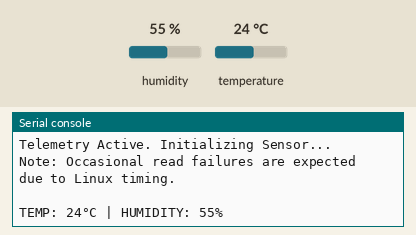
A program run on a simulated CircuitPython board. Shown: the last lines printed to the serial console. The inputs (shaded band) are chosen by the test bench; at power-on: humidity 55 %, temperature 24 °C.

Above: at 1.2 s.
1.3 s: humidity set to 22 %
At 2.9 s:
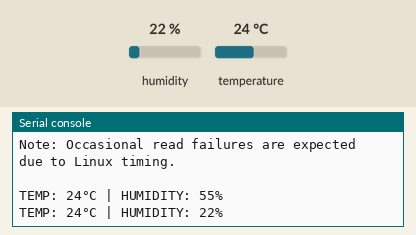
4.3 s: temperature set to 12 °C
At 5.3 s:
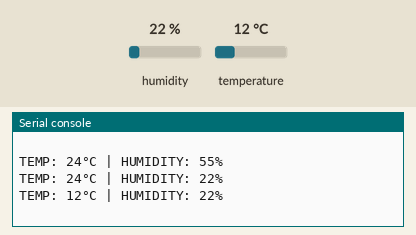
7.3 s: humidity set to 40 %
At 10.1 s:
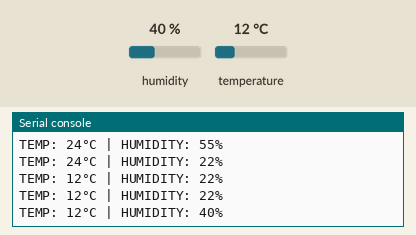
Timing chart, 0 to 11.6 s (numbered marks = the images above; inputs shaded):
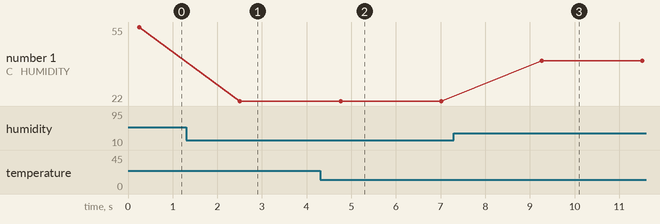

The program:

dht_telemetry.py
```python
import time
import board
import adafruit_dht

# Initialize the DHT11 device on GPIO 4
# Using board.D4 maps directly to physical pin 7
dhtDevice = adafruit_dht.DHT11(board.D4)

print("Telemetry Active. Initializing Sensor...")
print("Note: Occasional read failures are expected due to Linux timing.\n")

try:
    while True:
        try:
            # Attempt to pull telemetry data
            temperature_c = dhtDevice.temperature
            humidity = dhtDevice.humidity

            # Print the validated data
            print(f"TEMP: {temperature_c}°C | HUMIDITY: {humidity}%")

        except RuntimeError as error:
            # This catches the pulse-width timing failures
            # Professional systems log the error and continue, they do not crash.
            print(f"Read Fault: {error.args[0]} - Retrying...")
            time.sleep(2.0)
            continue

        except Exception as error:
            # Fatal errors force a safe shutdown of the sensor object
            dhtDevice.exit()
            raise error

        # The DHT11 requires at least 2 seconds between reads
        time.sleep(2.0)

except KeyboardInterrupt:
    print("\nCommand received. Terminating telemetry.")
finally:
    # Always cleanly release hardware resources
    dhtDevice.exit()
    print("Hardware released. System offline.")
```

Measured:
- after the input at 1.3 s, the serial console: prints a new line after 1.2 s (image 1)
- after the input at 4.3 s, the serial console: prints a new line after 0.46 s (image 2)
- after the input at 7.3 s, the serial console: prints a new line after 2.0 s (image 3)
- plotted number 1: 55 → 22 after the input at 1.3 s, 22 → 40 after the input at 7.3 s
